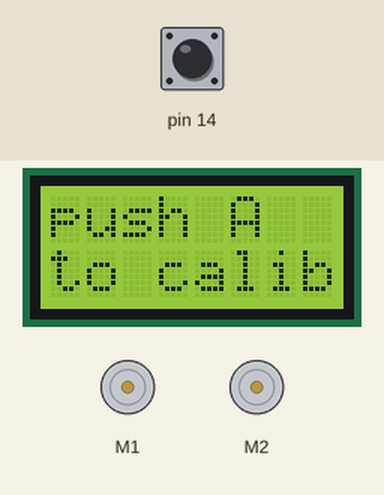
Bench run of a sketch on a simulated Arduino Leonardo, built with avr-gcc and run on an emulated ATmega32U4. On the bench: 8×2 character LCD, 2 × DC motor (green arrow = forward, orange = backward, longer = faster). The test bench sets the inputs (shaded band); at power-on: pin 14 HIGH.

Above: at 0.8 s.
0.9 s: pin 14 pulled LOW for 0.15 s
At 2.2 s:
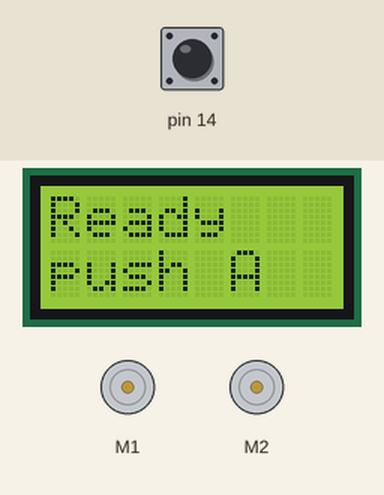
2.5 s: pin 14 pulled LOW for 1 s
At 3.96 s:
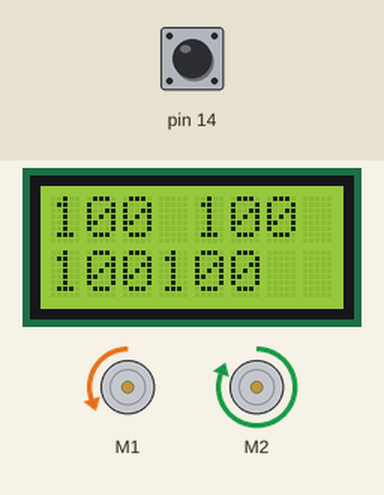
At 5.17 s:
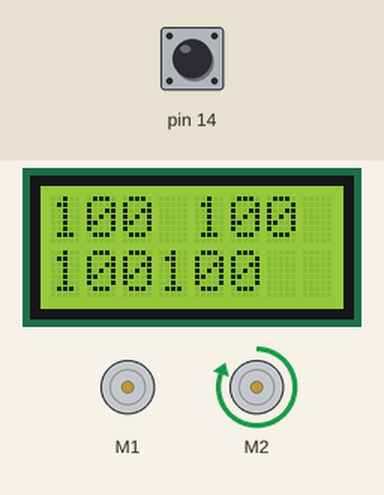
Timing chart, 0 to 12.8 s (numbered marks = the images above; inputs shaded):
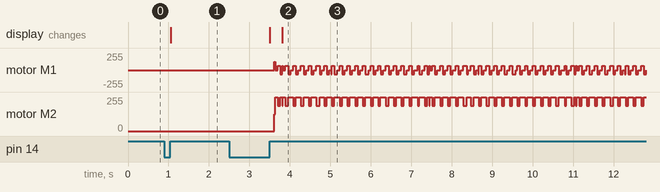

The sketch:

LineFolower.ino
```cpp
/*
	this program is for the pololu Zumo32U4,
	and it will make the zumo follow a line
	It uses the line sensors on the bottom of the zumo
*/
#include <Wire.h>
#include <Zumo32U4.h>

Zumo32U4LCD display;
Zumo32U4Motors motor;
Zumo32U4ButtonA buttonA;
Zumo32U4LineSensors lineSensors;

#define NUM_SENSORS 5
uint16_t lineSensorValues[NUM_SENSORS];
bool useEmitters = true;
uint16_t surfaceBrightnes[NUM_SENSORS];				// an array to save the surfaceBrightnes
uint16_t defaultMotorSpeed = 200;					// the defaultMotorSpeed is the speed the zumo will drive.
													// Max i 400 but it can drive over the line if the speed is to heigh
uint16_t motorSpeedLeft = defaultMotorSpeed;		// motorSpeedRight and left is defined so the zumo is able to turn more smooth
uint16_t motorSpeedRight = defaultMotorSpeed;
uint8_t lowMotorSpeedChange = 1;					// low and heighMotorSpeedChange is to change the motor speed so the zumo can turn
uint8_t heighMotorSpeedChange = defaultMotorSpeed/2;
uint8_t lineTreshHold = 150;						// lineTreshHold is the amount the brightnes needs to change for the zumo to se a line

void setup() {
	// prints "push A to calibrate and waits for button A to be pushed
	display.clear();
	display.gotoXY(0,0);
	display.print("push A");
	display.gotoXY(0,1);
	display.print("to calibrate");
	buttonA.waitForButton();

	// setting the surfaceBrightnes
	lineSensors.initFiveSensors();
	lineSensors.read(lineSensorValues, useEmitters ? QTR_EMITTERS_ON: QTR_EMITTERS_OFF); // reads the values from the sensors
	for(uint8_t i=0; i<NUM_SENSORS; i++){
		surfaceBrightnes[i] = lineSensorValues[i];
	}

	// prints "Ready push A" and waits for button A to be pushed
	display.clear();
	display.gotoXY(0,0);
	display.print("Ready");
	display.gotoXY(0,1);
	display.print("push A");
	buttonA.waitForButton();
	display.clear();
	delay(100);
}

// prints 2 surfaceBrightnes values and the coresponding line sensor readings
void printReadingsToDisplay(){
	display.clear();
	display.gotoXY(0,0);
	display.print(surfaceBrightnes[0]);
	display.print(" ");
	display.print(surfaceBrightnes[1]);
	display.gotoXY(0,1);
	display.print(lineSensorValues[0]);
	display.print(lineSensorValues[4]);
}

void checkForLineAndChangingMotorSpeed(){
	// check sensor 0 (the sensor in the left corner)
	if(lineSensorValues[0] < surfaceBrightnes[0]-lineTreshHold || lineSensorValues[0] > surfaceBrightnes[0]+lineTreshHold){
		// check if the zumo is turning right and if it is the set the motor to the same speed befor turning
		if(motorSpeedLeft > motorSpeedRight){
			motorSpeedLeft = defaultMotorSpeed;
			motorSpeedRight = defaultMotorSpeed;
		}
		motorSpeedLeft -= heighMotorSpeedChange; // set the motors to turn left
		motorSpeedRight += heighMotorSpeedChange;
	}
	// chech sensor 4 (the sensor in the right corner)
	else if(lineSensorValues[4] < surfaceBrightnes[4]-lineTreshHold || lineSensorValues[4] > surfaceBrightnes[4]+lineTreshHold){
		// check if the zumo is turning left and if it is the set the motor to the same speed befor turning
		if(motorSpeedRight > motorSpeedLeft){
			motorSpeedLeft = defaultMotorSpeed;
			motorSpeedRight = defaultMotorSpeed;
		}
		motorSpeedLeft += heighMotorSpeedChange; // set the motor to turn right
		motorSpeedRight -= heighMotorSpeedChange;
	}
	// check sensor 1 (the left sensor in the middle)
	else if(lineSensorValues[1] < surfaceBrightnes[1]-lineTreshHold || lineSensorValues[1] > surfaceBrightnes[1]+lineTreshHold){
		// check if the zumo is turning right and if it is the set the motor to the same speed befor turning
		if(motorSpeedLeft > motorSpeedRight){
			motorSpeedLeft = defaultMotorSpeed;
			motorSpeedRight = defaultMotorSpeed;
		}
		motorSpeedLeft -= lowMotorSpeedChange; // set the motors trun left
		motorSpeedRight += lowMotorSpeedChange;
	}
	// check sensor 3 (the right sensor in the middle)
	else if(lineSensorValues[3] < surfaceBrightnes[3]-lineTreshHold || lineSensorValues[3] > surfaceBrightnes[3]+lineTreshHold){
		// check if the zumo is turning left and if it is the set the motor to the same speed befor turning
		if(motorSpeedRight > motorSpeedLeft){
			motorSpeedLeft = defaultMotorSpeed;
			motorSpeedRight = defaultMotorSpeed;
		}
		motorSpeedLeft += lowMotorSpeedChange; // set the motors turn right
		motorSpeedRight -= lowMotorSpeedChange;
	}
	/*else{
		motorSpeedLeft = defaultMotorSpeed;
		motorSpeedRight = defaultMotorSpeed;
	}*/
}

void loop() {
	lineSensors.read(lineSensorValues, useEmitters ? QTR_EMITTERS_ON: QTR_EMITTERS_OFF); // reads the values from the sensors
	printReadingsToDisplay();
	motor.setSpeeds(motorSpeedLeft, motorSpeedRight); // sets the motor speed
	checkForLineAndChangingMotorSpeed();
}
```

Measured:
- after the input at 0.9 s, the display: changes after 0.16 s (image 1)
- after the input at 2.5 s, motor M1: stopped → forward 127/255 after 1.1 s, then moves between backward 63/255 and forward 127/255, repeating every 3.6 s; motor M2: stopped → forward 127/255 after 1.1 s, then moves between forward 127/255 and forward 255/255, repeating every 3.6 s; the display: first changes after 1.0 s (image 2 shows a later state)
